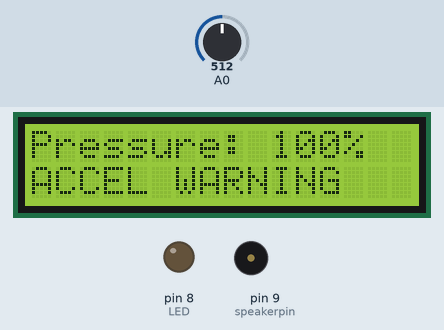
This sketch was run on a simulated Arduino Uno, built with avr-gcc and run on an emulated ATmega328P. On the bench: 16×2 character LCD, output pins drawn as LEDs (lit = HIGH), buzzer (waves = sounding). Dashed ring = blinking. Inputs (shaded band) come from the test bench; at power-on: A0 = 512. What the sketch prints to the serial monitor is not drawn.

Above: at 3.2 s.
3.3 s: A0 set to 189
At 4.5 s:
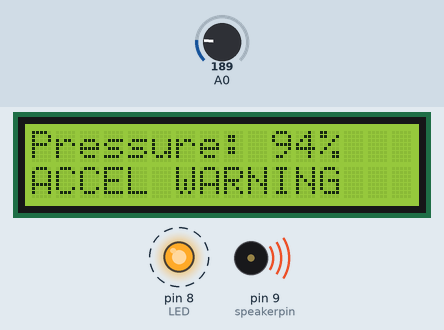
6.3 s: A0 set to 169
At 7.5 s:
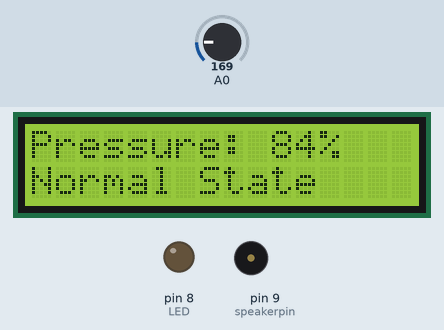
8.1 s: A0 set to 122
At 8.4 s:
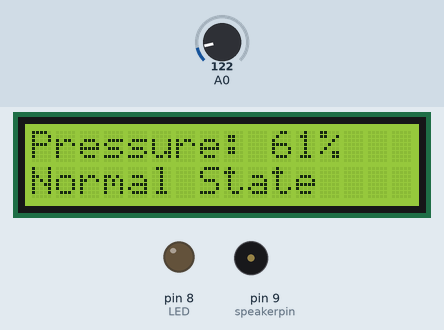
9.6 s: A0 set to 111
At 10.6 s:
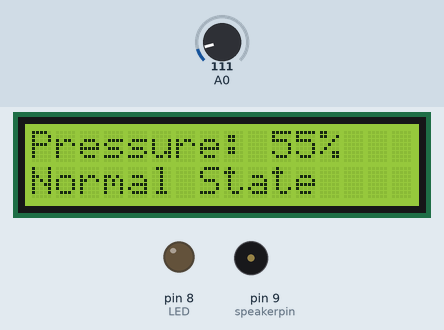
Timing chart, 0 to 12.1 s (numbered marks = the images above; inputs shaded):
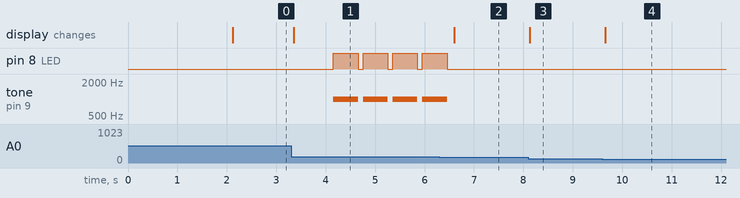

Measured:
- the behaviour switches between 181 and 180 on A0 (found by bisection; images 1 and 2)
- after the input at 3.3 s, the display: changes after 0.05 s (image 1)
- after the input at 6.3 s, pin 8 (LED): goes on until 6.5 s, then stays LOW; tone on pin 9 (speakerpin): goes on until 6.5 s, then stays silent; the display: changes after 0.30 s (image 2)
- after the input at 8.1 s, the display: changes at once (image 3)
- after the input at 9.6 s, the display: changes after 0.05 s (image 4)
- by itself, pin 8 (LED): alternates HIGH for 0.50 s and LOW for 0.10 s
- by itself, tone on pin 9 (speakerpin): alternates 1000 Hz for 0.50 s and silent for 0.10 s

The sketch:

sketch_jan5a.ino
```cpp
#include <Wire.h>
#include <LiquidCrystal_I2C.h>

int LED = 8;         // LED 핀 번호
int speakerpin = 9;  // 피에조 부저 핀 번호
const int threshold = 200;  // 임계값
unsigned long startTime = 0;  // 90% 초과 상태 시작 시간
bool AboveThreshold = false;  // 초과 상태 여부

LiquidCrystal_I2C lcd(0x27, 16, 2); // I2C LCD 주소(0x27), LCD 크기(16x2)

int lastPercentage = -1;  // 이전에 출력한 퍼센트 값 저장
String lastStatus = "";   // 이전에 출력한 상태 메시지 저장

void setup() {
  pinMode(LED, OUTPUT);
  pinMode(speakerpin, OUTPUT);
  Serial.begin(9600);

  lcd.init();            // LCD 초기화
  lcd.backlight();       // LCD 백라이트 켜기
  lcd.setCursor(0, 0);   // LCD 첫 번째 줄로 커서 이동
  lcd.print("Initializing...");
  delay(2000);
}

void loop() {
  int sensorval = analogRead(A0); // 압력 센서 값 읽기
  sensorval = constrain(sensorval, 0, 200); // 값 제한
  int percentage = map(sensorval, 0, 200, 0, 100); // 센서 값을 0-100%로 변환

  // 시리얼 모니터 출력
  Serial.print("Sensor Value: ");
  Serial.print(sensorval);
  Serial.print(", Percentage: ");
  Serial.println(percentage);

  // LCD에 퍼센트 값 업데이트 (값이 변경된 경우에만)
  if (percentage != lastPercentage) {
    lcd.setCursor(0, 0);       // LCD 첫 번째 줄로 커서 이동
    lcd.print("Pressure: ");   // "Pressure" 표시
    lcd.print(percentage);     // 퍼센트 값 출력
    lcd.print("%   ");         // 이전 값 지우기 위해 공백 추가
    lastPercentage = percentage; // 마지막 출력 값 업데이트
  }

  // 센서 값이 임계값의 90%를 넘는지 확인
  String currentStatus;
  if (sensorval > threshold * 0.9) {
    currentStatus = "ACCEL WARNING"; // 즉시 경고 메시지 설정

    if (!AboveThreshold) {
      AboveThreshold = true;       // 초과 상태 기록
      startTime = millis();        // 초과 상태 시작 시간 기록
    } else if (millis() - startTime >= 2000) { // 2초 이상 유지되었는지 확인
      digitalWrite(LED, HIGH);     // LED 켜기
      tone(speakerpin, 1000);      // 피에조 부저 울리기
      delay(500);                  // 0.5초 대기
      digitalWrite(LED, LOW);      // LED 끄기
      noTone(speakerpin);          // 피에조 부저 끄기
    }
  } else {
    AboveThreshold = false;       // 초과 상태 해제
    digitalWrite(LED, LOW);       // LED 끄기
    noTone(speakerpin);           // 피에조 부저 끄기
    currentStatus = "Normal State"; // 정상 상태 메시지
  }

  // 상태 메시지 업데이트 (값이 변경된 경우에만)
  if (currentStatus != lastStatus) {
    lcd.setCursor(0, 1);          // LCD 두 번째 줄로 커서 이동
    lcd.print(currentStatus);     // 상태 메시지 출력
    lcd.print("                "); // 이전 값 지우기 위해 공백 추가
    lastStatus = currentStatus;   // 마지막 출력 값 업데이트
  }

  delay(100);
}
```
